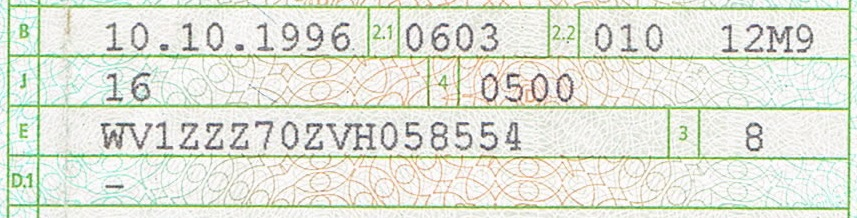
#> input picture imgs/crop.jpg, 857 x 218 px
$ jupyter execute Assignment.ipynb
#> lines starting #> are read from the running program, lines starting #| are printed output that depends on the picture; after the words box and inside, x2 and y2 are one past the last pixel; in counts of white or black regions, pixels touching at a corner belong together
[cell 1]
import copy
import cv2 as cv
import math
from matplotlib import pyplot as plt
import numpy as np
from PIL import Image
import pytesseract
import os

[cell 2]
def show_wait_destroy(winname, img):
    cv.imshow(winname, img)
    cv.moveWindow(winname, 500, 0)
    cv.waitKey(0)
    cv.destroyWindow(winname)

[cell 3]
image = cv.imread("imgs/crop.jpg",cv.IMREAD_COLOR)
#> image is the input picture: shape (218, 857, 3); mean B, G, R 215.7, 228.3, 223.4
show_wait_destroy("image",image)
gray = cv.cvtColor(image, cv.COLOR_BGR2GRAY)
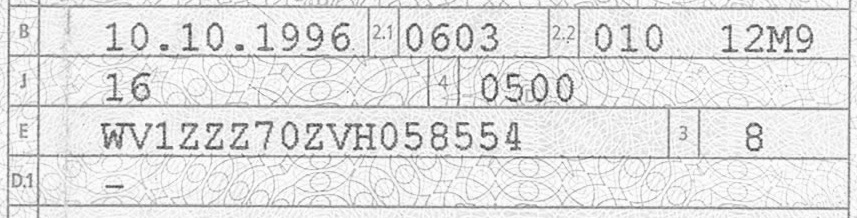
#> gray: shape (218, 857); min 37, max 255, mean 225.4
show_wait_destroy("gray", gray)
gray = cv.bitwise_not(gray)
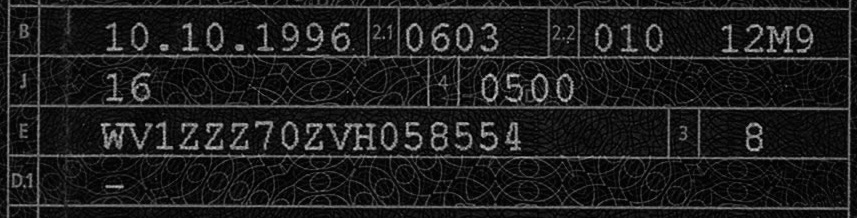
#> gray: shape (218, 857); min 0, max 218, mean 29.6
bw = cv.adaptiveThreshold(gray, 255, cv.ADAPTIVE_THRESH_MEAN_C, cv.THRESH_BINARY, 15, -2)
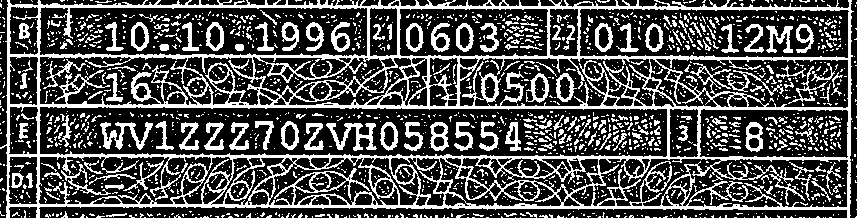
#> bw: shape (218, 857); 30.9% white; 1940 white regions (1731 under 20 px), largest, box (x1, y1, x2, y2) and area: (0, 0, 854, 218) 32420, (100, 122, 153, 150) 578, (326, 123, 377, 151) 574
show_wait_destroy("binary", bw)
# [6 lines of commented-out code are left out]

[cell 4]
horizontal = np.copy(bw)
vertical = np.copy(bw)
cols = horizontal.shape[1]
#> cols = 857
horizontal_size = int(cols / 5)
#> horizontal_size = 171
horizontalStructure = cv.getStructuringElement(cv.MORPH_RECT, (horizontal_size, 1))
# Apply morphology operations
horizontal = cv.erode(horizontal, horizontalStructure)
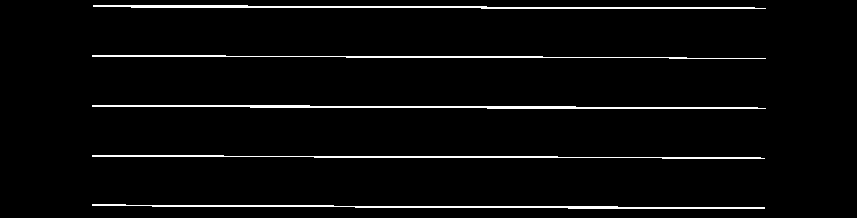
#> horizontal: shape (218, 857); 3.5% white in thin lines or dots, all inside (x1, y1, x2, y2) = (92, 5, 766, 209)
horizontal = cv.dilate(horizontal, horizontalStructure)
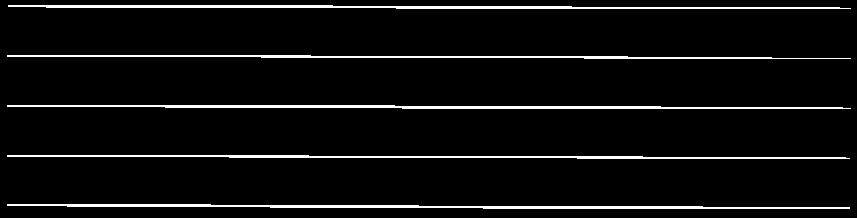
#> horizontal: shape (218, 857); 5.4% white; 5 white regions, box (x1, y1, x2, y2) and area: (7, 204, 850, 209) 2199, (7, 105, 851, 109) 2169, (8, 5, 851, 9) 2138, (7, 155, 850, 159) 1828, (7, 55, 851, 59) 1703

# Show extracted horizontal lines
show_wait_destroy("horizontal", horizontal)

[cell 5]
rows = vertical.shape[0]
#> rows = 218
verticalsize = int(rows / 5)
#> verticalsize = 43
# Create structure element for extracting vertical lines through morphology operations
verticalStructure = cv.getStructuringElement(cv.MORPH_RECT, (1, verticalsize))
#> verticalStructure = 43 values from 1 to 1

# Apply morphology operations
vertical = cv.erode(vertical, verticalStructure)
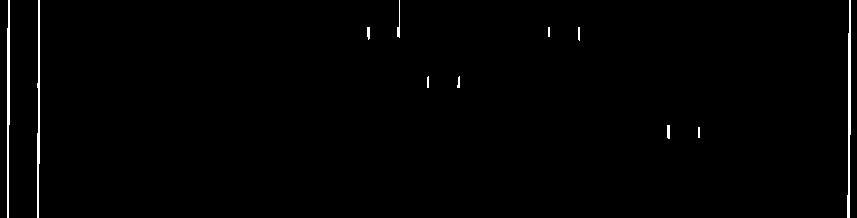
#> vertical: shape (218, 857); 0.97% white; 11 white regions, largest, box (x1, y1, x2, y2) and area: (847, 0, 851, 218) 561, (7, 0, 10, 218) 533, (37, 0, 40, 218) 472
vertical = cv.dilate(vertical, verticalStructure)
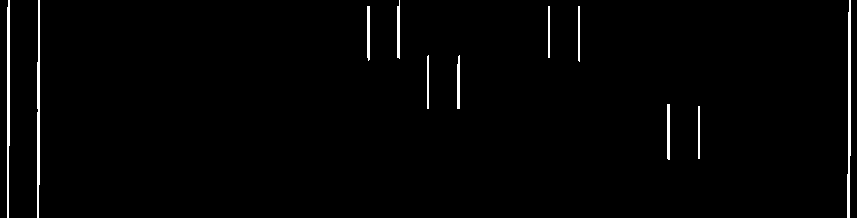
#> vertical: shape (218, 857); 1.5% white; 11 white regions, largest, box (x1, y1, x2, y2) and area: (847, 0, 851, 218) 624, (7, 0, 10, 218) 575, (37, 0, 40, 218) 556

# Show extracted vertical lines
show_wait_destroy("vertical", vertical)

[cell 6]
points = cv.bitwise_and(horizontal,vertical)
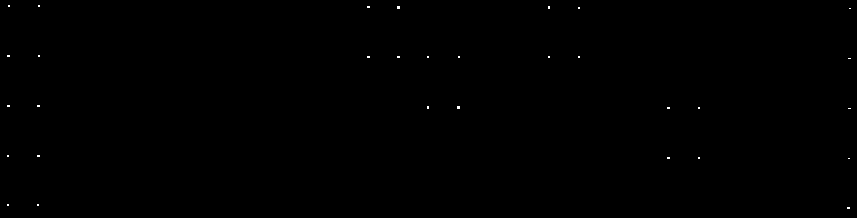
#> points: shape (218, 857); 0.08% white in thin lines or dots
show_wait_destroy("Points of Intersection", points)

[cell 7]
table = horizontal + vertical
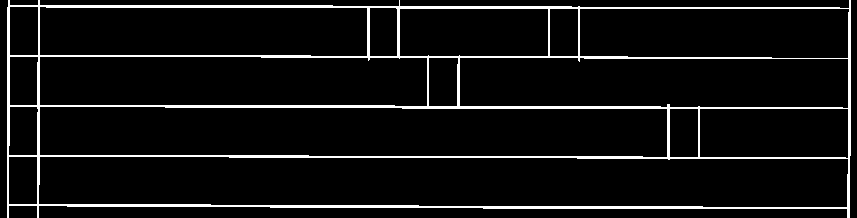
#> table: shape (218, 857); min 0, max 255, mean 17.3
show_wait_destroy("table",table)

$ run again, with imgs/sample_image1.jpg copied over imgs/crop.jpg
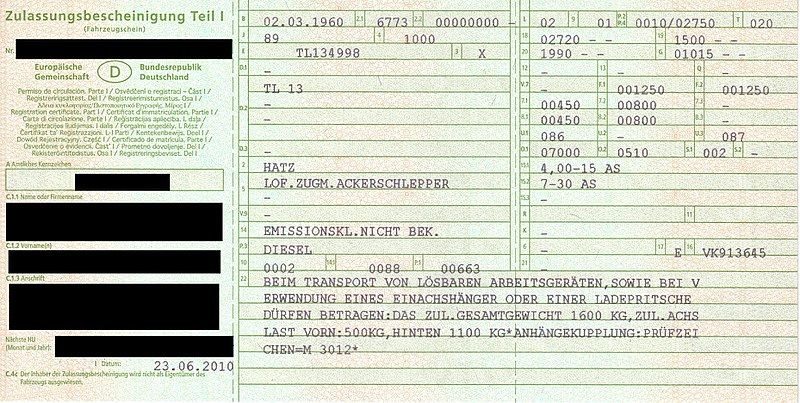
#> input picture imgs/sample_image1.jpg, 800 x 403 px
#> image is the input picture: shape (403, 800, 3); mean B, G, R 190.8, 205.6, 202
#> `bw = cv.adaptiveThreshold(gray, 255, cv.ADAPTIVE_THRESH_MEAN_C, cv.THR..`:
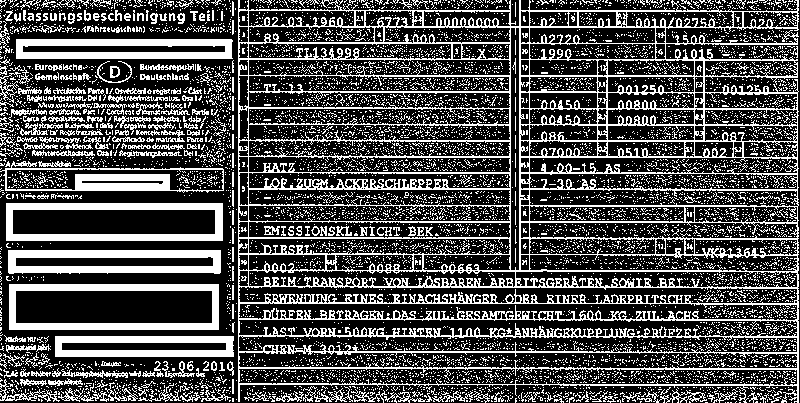
#> bw: shape (403, 800); 30.4% white in thin lines or dots
#> points: shape (403, 800); 0.03% white in thin lines or dots, all inside (x1, y1, x2, y2) = (248, 10, 799, 386)
#> `table = horizontal + vertical`:
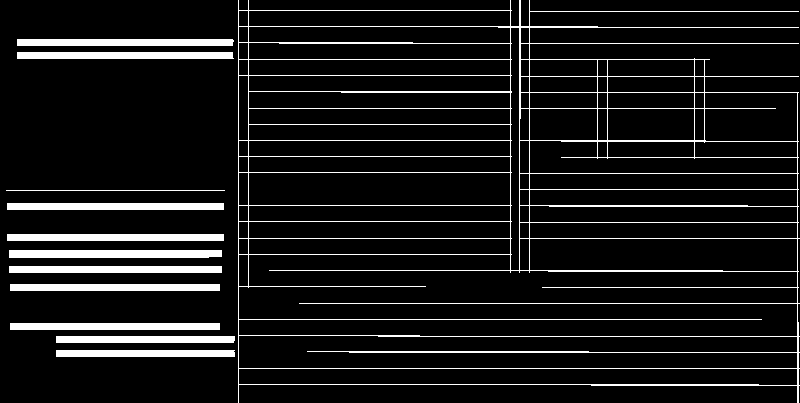
#> table: shape (403, 800); min 0, max 255, mean 24.2
